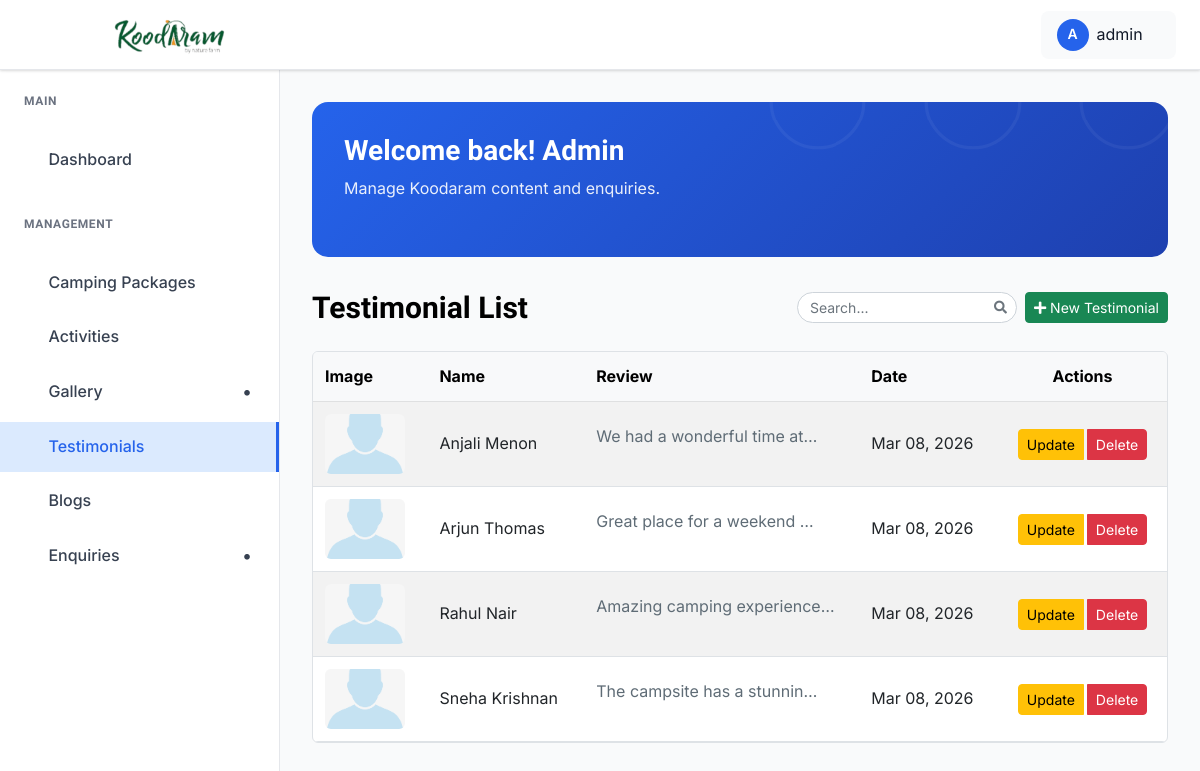
The app's page /dashboard/testimonials/ (signed in) with its own data.
### koodaram_app/models.py (models this page shows, shortened)
class Testimonial(models.Model):
    name = models.CharField(
        max_length=100, help_text="Name of the person giving the testimonial"
    )
    image = models.ImageField(
        upload_to="testimonials/", blank=True, null=True, help_text="Profile picture"
    )
    review = models.TextField(help_text="Customer or client review")
    created_at = models.DateTimeField(auto_now_add=True)
    updated_at = models.DateTimeField(auto_now=True)
    image_fields = ["image"]
    class Meta:
        ordering = ["-created_at"]
        verbose_name = "Testimonial"
        verbose_name_plural = "Testimonials"

### koodaram_app/views.py (the view)
# urls.py: path("dashboard/testimonials/", views.testimonial_list, name="review_list"),
@login_required(login_url="admin_login")
def testimonial_list(request):
    testimonials_list = Testimonial.objects.all().order_by(Lower("name"))
    paginator = Paginator(testimonials_list, 6)
    page_number = request.GET.get("page")
    testimonials = paginator.get_page(page_number)
    return render(request, "admin_pages/review_list.html", {"testimonials": testimonials})

### koodaram_app/context_processors.py (called while the page is built)
def _star_parts(rating: float) -> list[str]:
    rating = max(0.0, min(5.0, float(rating)))
    full = int(rating)
    remainder = rating - full
    half = 1 if remainder >= 0.25 and remainder < 0.75 else 0
    if remainder >= 0.75:
        full = min(5, full + 1)
    empty = max(0, 5 - full - half)
    return (["full"] * full) + (["half"] * half) + (["empty"] * empty)

def google_reviews(request) -> dict[str, Any]:
    rating = getattr(settings, "GOOGLE_REVIEW_RATING", 0.0)
    count = getattr(settings, "GOOGLE_REVIEW_COUNT", 0)
    url = getattr(settings, "GOOGLE_REVIEW_URL", "")
    return {
        "google_review_rating": rating,
        "google_review_count": count,
        "google_review_url": url,
        "google_review_stars": _star_parts(rating),
    }

### templates/admin_pages/review_list.html (shortened to what this page needs)
{% extends "admin_pages/base.html" %}
{% load static %}
{% block content %}
<div class="dashboard__form__wraper">
    <div class="create__course__title mb-4 d-flex flex-wrap justify-content-between align-items-center gap-2">
        <h4 class="mb-0">Testimonial List</h4>
        <div class="d-flex align-items-center gap-2 ms-auto">
            <div class="search-box">
                <input type="text" id="blogSearchInput" class="form-control form-control-sm" placeholder="Search...">
            </div>
        </div>
        <a href="{% url 'testimonial_create' %}" class="btn btn-success btn-sm">
            <i class="fas fa-plus"></i> New Testimonial
        </a>
    </div>
    <div class="custom-table-container">
        <table class="table table-striped table-hover align-middle">
            <thead class="table-light">
                <tr>
                    <th scope="col">Image</th>
                    <th scope="col">Name</th>
                    <th scope="col">Review</th>
                    <th scope="col">Date</th>
                    <th scope="col" class="text-center">Actions</th>
                </tr>
            </thead>
            <tbody>
                {% for testimonial in testimonials %}
                <tr>
                    <td>
                        {% if testimonial.image %}
                        <img src="{{ testimonial.image.url }}" alt="{{ testimonial.name }}" class="img-fluid rounded"
                            width="80" height="60" style="object-fit: cover;">
                        {% else %}
                        <img src="https://via.placeholder.com/80x60?text=No+Image" alt="No Image"
                            class="img-fluid rounded" width="80" height="60">
                        {% endif %}
                    </td>
                    <td>{{ testimonial.name }}</td>
                    <td class="description-cell">{{ testimonial.review|truncatechars:30|safe }}</td>
                    <td>{{ testimonial.created_at|date:"M d, Y" }}</td>
                    <td class="text-center">
                        <div class="btn-group" role="group">
                            <button type="button" class="btn btn-sm btn-warning me-1" data-bs-toggle="modal"
                                data-bs-target="#updateTestimonialModal{{ testimonial.id }}">
                                Update
                            </button>
                            <button type="button" class="btn btn-sm btn-danger" data-bs-toggle="modal"
                                data-bs-target="#deleteTestimonialModal{{ testimonial.id }}">
                                Delete
                            </button>
                        </div>
                    </td>
                </tr>
                {% endfor %}
            </tbody>
        </table>
    </div>
</div>
{% endblock %}

### templates/admin_pages/base.html (shortened to what this page needs)
{% load static %}
<!doctype html>
<html class="no-js" lang="en">
<head>
    <link rel="stylesheet" href="https://cdnjs.cloudflare.com/ajax/libs/toastr.js/latest/toastr.min.css">
    <link href="https://cdnjs.cloudflare.com/ajax/libs/font-awesome/5.15.4/css/all.min.css" rel="stylesheet">
    <link rel="stylesheet" href="{% static 'admin-static/assets/css/bootstrap.min.css' %}">
    <link rel="stylesheet" href="{% static 'admin-static/assets/css/icofont.min.css' %}">
    <link rel="stylesheet" href="{% static 'admin-static/assets/css/style.css' %}">
</head>
<body>
    <header class="dashboard-header">
        <div class="header-left">
            <a href="{% url 'admin_dashboard' %}" class="logo">
                <img src="{% static 'logo.png' %}" alt="Logo" style="height:200px;">
            </a>
        </div>
        <div class="header-right">
            <div class="user-profile-dropdown">
                <div class="user-profile-toggle">
                    <div class="user-avatar">
                        {{ request.user.username|first|upper }}
                    </div>
                    <span>{{ request.user.username}}</span>
                    <i class="icofont-simple-down"></i>
                </div>
            </div>
        </div>
    </header>
    <aside class="dashboard-sidebar" id="dashboardSidebar">
        <div class="sidebar-content">
            <div class="sidebar-section">
                <h6 class="sidebar-title">Main</h6>
                <ul class="sidebar-menu">
                    <li>
                        <a href="{% url 'admin_dashboard' %}"
                            class="{% if request.resolver_match.url_name == 'admin_dashboard' %}active{% endif %}">
                            <i class="icofont-dashboard"></i>
                            Dashboard
                        </a>
                    </li>
                </ul>
            </div>
            <div class="sidebar-section">
                <h6 class="sidebar-title">Management</h6>
                <ul class="sidebar-menu">
                    <li>
                        <a href="{% url 'admin_camping_package_list' %}"
                            class="{% if request.resolver_match.url_name == 'admin_camping_package_list' %}active{% endif %}">
                            <i class="icofont-quote-left"></i>
                            Camping Packages
                        </a>
                    </li>
                    <li>
                        <a href="{% url 'admin_activity_list' %}"
                            class="{% if request.resolver_match.url_name == 'admin_activity_list' %}active{% endif %}">
                            <i class="icofont-quote-left"></i>
                            Activities
                        </a>
                    </li>
                    <li
                        class="has-dropdown {% if request.resolver_match.url_name == 'list_image' or request.resolver_match.url_name == 'category_list' %}open{% endif %}">
                        <a href="#">
                            <i class="icofont-picture"></i>
                            Gallery
                        </a>
                    </li>
                    <li>
                        <a href="{% url 'review_list' %}"
                            class="{% if request.resolver_match.url_name == 'review_list' %}active{% endif %}">
                            <i class="icofont-quote-left"></i>
                            Testimonials
                        </a>
                    </li>
                    <li>
                        <a href="{% url 'admin_blog_list' %}"
                            class="{% if request.resolver_match.url_name == 'admin_blog_list' %}active{% endif %}">
                            <i class="icofont-newspaper"></i>
                            Blogs
                        </a>
                    </li>
                    <li class="has-dropdown">
                        <a href="#">
                            <i class="icofont-ui-messaging"></i>
                            Enquiries
                        </a>
                    </li>
                </ul>
            </div>
        </div>
    </aside>
    <main class="dashboard-main">
        <div class="dashboard-content">
            <div class="dashboard-banner">
                <div class="banner-content">
                    <h1 class="banner-title">Welcome back! Admin</h1>
                    <p class="banner-subtitle">Manage Koodaram content and enquiries.</p>
                </div>
            </div>
            {% block content %}{% endblock %}
        </div>
    </main>
</body>
</html>

### templates/admin_pages/base.html (style rules this page uses)
:root { --primary-blue: #2563eb; --dark-blue: #1e40af; --light-blue: #dbeafe; --sidebar-width: 280px; --header-height: 70px; --white: #ffffff; --gray-50: #f9fafb; --gray-100: #f3f4f6; --gray-200: #e5e7eb; --gray-300: #d1d5db; --gray-500: #6b7280; --gray-700: #374151; --gray-800: #1f2937; --gray-900: #111827; --shadow: 0 1px 3px 0 rgba(0, 0, 0, 0.1), 0 1px 2px 0 rgba(0, 0, 0, 0.06); --shadow-lg: 0 10px 15px -3px rgba(0, 0, 0, 0.1), 0 4px 6px -2px rgba(0, 0, 0, 0.05); }
* { margin: 0; padding: 0; box-sizing: border-box; }
body { font-family: 'Inter', 'Segoe UI', Tahoma, Geneva, Verdana, sans-serif; background-color: var(--gray-50); color: var(--gray-900); line-height: 1.6; }
.dashboard-header { position: fixed; top: 0; left: 0; right: 0; height: var(--header-height); background: var(--white); border-bottom: 1px solid var(--gray-200); box-shadow: var(--shadow); z-index: 1000; display: flex; align-items: center; padding: 0 24px; }
.header-left { display: flex; align-items: center; gap: 16px; }
.logo { display: flex; align-items: center; gap: 8px; color: var(--primary-blue); font-weight: 700; font-size: 20px; text-decoration: none; }
.logo img { padding-left: 0; width: auto; }
.header-right { margin-left: auto; display: flex; align-items: center; gap: 16px; }
.user-avatar { width: 32px; height: 32px; border-radius: 50%; background: var(--primary-blue); display: flex; align-items: center; justify-content: center; color: var(--white); font-weight: 600; font-size: 14px; }
.dashboard-sidebar { position: fixed; top: var(--header-height); left: 0; width: var(--sidebar-width); height: calc(100vh - var(--header-height)); background: var(--white); border-right: 1px solid var(--gray-200); overflow-y: auto; z-index: 999; transition: transform 0.3s ease; }
.sidebar-content { padding: 24px 0; }
.sidebar-section { margin-bottom: 32px; }
.sidebar-title { padding: 0 24px 12px; font-size: 12px; font-weight: 600; text-transform: uppercase; color: var(--gray-500); letter-spacing: 0.05em; }
.sidebar-menu { list-style: none; }
.sidebar-menu li { margin-bottom: 4px; display: block; width: 100%; }
.sidebar-menu a { display: flex; align-items: center; gap: 12px; padding: 12px 24px; color: var(--gray-700); text-decoration: none; font-weight: 500; transition: all 0.2s; position: relative; }
.sidebar-menu a.active { background: var(--light-blue); color: var(--primary-blue); border-right: 3px solid var(--primary-blue); }
.has-dropdown>a::after { content: '•'; font-family: inherit; font-weight: bold; font-size: 18px; margin-left: auto; transition: transform 0.3s ease; display: inline-block; width: 16px; text-align: center; }
.dashboard-main { margin-left: var(--sidebar-width); margin-top: var(--header-height); min-height: calc(100vh - var(--header-height)); overflow-y: auto; }
.dashboard-content { padding: 32px; }
.dashboard-banner { background: linear-gradient(135deg, var(--primary-blue) 0%, var(--dark-blue) 100%); border-radius: 16px; padding: 32px; color: var(--white); margin-bottom: 32px; position: relative; overflow: hidden; }
.dashboard-banner::before { content: ''; position: absolute; top: -50%; right: -50%; width: 100%; height: 100%; opacity: 0.5; }
.banner-content { position: relative; z-index: 1; }
.banner-title { font-size: 28px; font-weight: 700; margin-bottom: 8px; color: var(--white); }
.banner-subtitle { font-size: 16px; opacity: 0.9; margin-bottom: 24px; color: var(--white); }
.user-profile-dropdown { position: relative; margin-left: 10px; }
.user-profile-toggle { display: flex; align-items: center; gap: 8px; padding: 8px 16px; border-radius: 8px; background: var(--gray-50); cursor: pointer; transition: all 0.2s; }
.user-profile-toggle i { font-size: 12px; transition: transform 0.3s ease; }
.search-box { width: 220px; position: relative; transition: all 0.3s ease; }
.search-box input { width: 100%; border-radius: 20px; padding-left: 12px; padding-right: 32px; font-size: 14px; transition: all 0.2s ease; }
.search-box::after { content: "\f002"; font-family: "Font Awesome 5 Free"; font-weight: 900; position: absolute; right: 10px; top: 50%; transform: translateY(-50%); color: #6c757d; pointer-events: none; font-size: 13px; }
body { -webkit-user-select: none; -moz-user-select: none; -ms-user-select: none; user-select: none; }

### records on screen
Testimonial: image (picture), name "Anjali Menon", review "We had a wonderful time at…", created_at "Mar 08, 2026"
Testimonial: image (picture), name "Arjun Thomas", review "Great place for a weekend …", created_at "Mar 08, 2026"
Testimonial: image (picture), name "Rahul Nair", review "Amazing camping experience…", created_at "Mar 08, 2026"
Testimonial: image (picture), name "Sneha Krishnan", review "The campsite has a stunnin…", created_at "Mar 08, 2026"

### other values on screen
{{ request.user.username|first|upper }} "A"
{{ request.user.username }} "admin"
